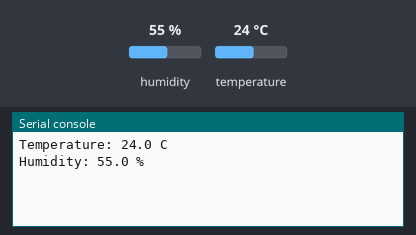
Recording of a program running on a simulated ESP32 board running MicroPython. Shown: the last lines printed to the serial console. The inputs (shaded band) are chosen by the test bench; at power-on: humidity 55 %, temperature 24 °C.

Above: at 1.2 s.
1.3 s: humidity set to 22 %
At 2.5 s:
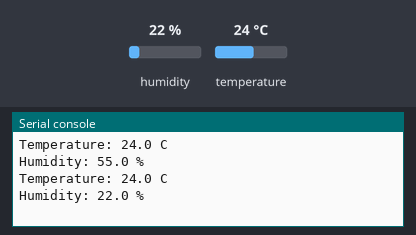
2.8 s: temperature set to 12 °C
At 3.9 s:
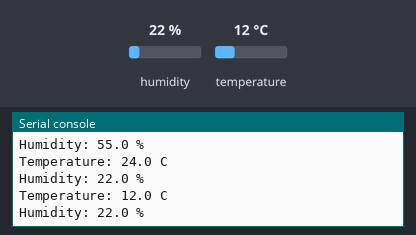
4.3 s: humidity set to 40 %
At 5.9 s:
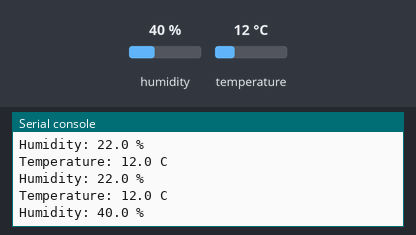
Timing chart, 0 to 7.4 s (numbered marks = the images above; inputs shaded):
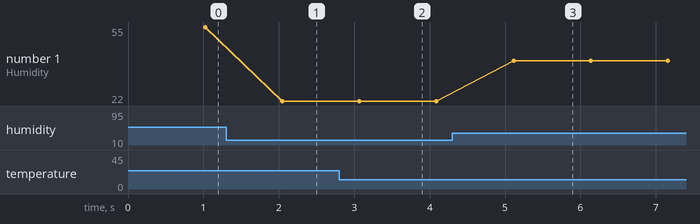

Measured:
- after the input at 1.3 s, the serial console: prints a new line after 0.75 s (image 1)
- after the input at 2.8 s, the serial console: prints a new line after 0.27 s (image 2)
- after the input at 4.3 s, the serial console: prints a new line after 0.81 s (image 3)
- plotted number 1: 55 → 22 after the input at 1.3 s, 22 → 40 after the input at 4.3 s

The program:

temp.py
```python
from machine import Pin
from time import sleep
import dht

#sensor = dht.DHT22(Pin(14))
sensor = dht.DHT11(Pin(4))

while True:
  try:
    sleep(1)
    sensor.measure()
    temp = sensor.temperature()
    hum = sensor.humidity()
    #temp_f = temp * (9/5) + 32.0
    print('Temperature: %3.1f C' %temp)
    #print('Temperature: %3.1f F' %temp_f)
    print('Humidity: %3.1f %%' %hum)

  except OSError as e:
    print('Failed to read sensor.')
```
